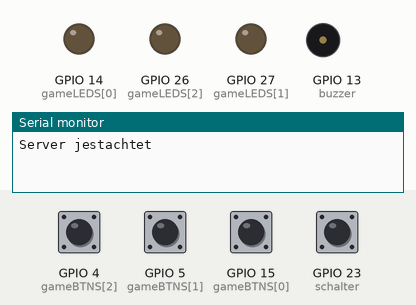
Simulated run of this sketch. Board: ESP32. Parts: output pins drawn as LEDs (lit = HIGH), buzzer (waves = sounding), the last lines printed to the serial monitor. The inputs (shaded band) are chosen by the test bench; at power-on: GPIO 4 (gameBTNS[2]), GPIO 5 (gameBTNS[1]), GPIO 15 (gameBTNS[0]), GPIO 23 (schalter) HIGH.

Above: at 1.3 s.
1.4 s: GPIO 4 (gameBTNS[2]) pulled LOW for 0.15 s
At 3.1 s:
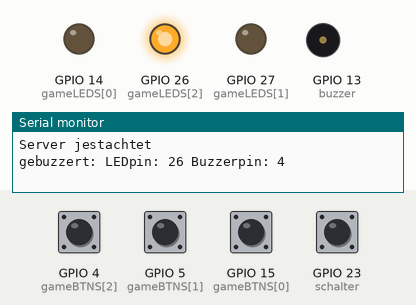
4.4 s: GPIO 23 (schalter) pulled LOW for 0.15 s
At 5.6 s:
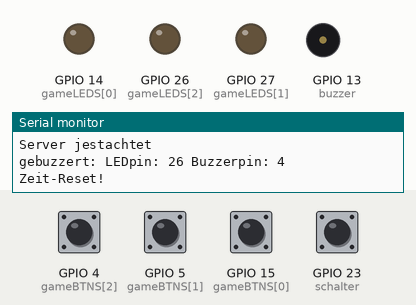
6.0 s: GPIO 5 (gameBTNS[1]) pulled LOW for 0.15 s
At 7.8 s:
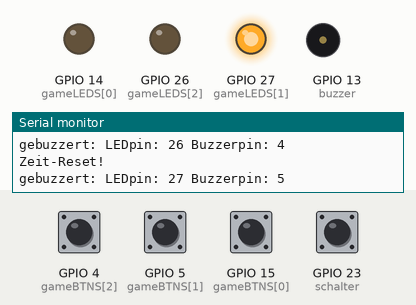
9.0 s: GPIO 23 (schalter) pulled LOW for 1 s
At 10.4 s:
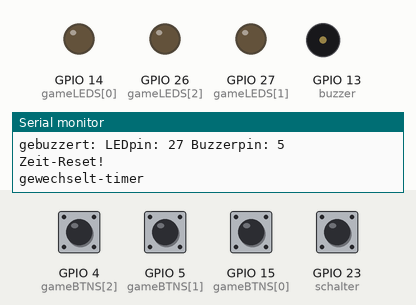
11.5 s: GPIO 15 (gameBTNS[0]) pulled LOW for 0.15 s
At 11.77 s:
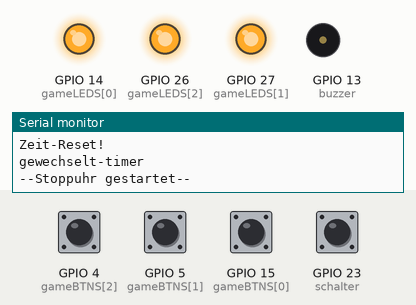
Timing chart, 0 to 14.5 s (numbered marks = the images above; inputs shaded):
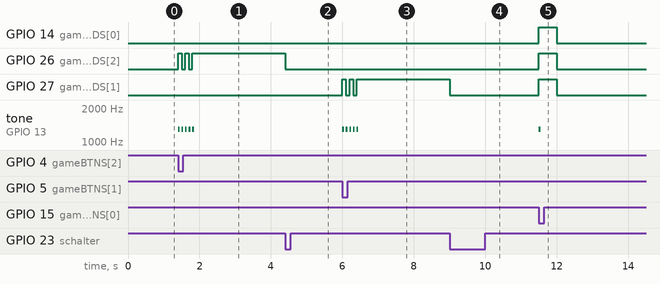

The sketch:

buzzer_app.ino
```cpp
#include <WiFi.h>
#include <WebServer.h>

/* Put your SSID & Password */
const char* ssid = "BuzzerBongoTill";  // Enter SSID here
const char* password = "BingoBongo567";  //Enter Password here

/* Put IP Address details */
IPAddress local_ip(192, 168, 1, 1);
IPAddress gateway(192, 168, 1, 1);
IPAddress subnet(255, 255, 255, 0);

WebServer server(80);

//3 LEDS
int gameLEDS[] = { 14,27,26 };
//3 BUTTONS
int gameBTNS[] = { 15,5,4 };
//PIEZO BUZZER
int buzzer = 13;
//Schalter für Gamemode
int schalter = 23;
//ALL DELAYS
int buzzerDelay = 100;
int blinkDelay = 500;
int resetDelay = 20000;
int anz = 3;
int kp = 0;

enum Gamemode {
  NORMAL,
  START_STOP
};

enum Gamemode gamemode;
bool resetTriggered;
bool clientConnected;
bool running;
bool resettet;
float zeit;
unsigned long timeStart;

void setup() {
  Serial.begin(115200);
  for (int i; i < anz; i++) {
    pinMode(gameLEDS[i], OUTPUT);
  }
  //This loops and sets up the Button pins to be INPUT_PULLUP in an array. Ground is HIGH so signal goes LOW on depress.
  for (int i; i < anz; i++) {
    pinMode(gameBTNS[i], INPUT_PULLUP);
  }
  pinMode(schalter, INPUT_PULLUP);

  gamemode = NORMAL;
  resetTriggered = false;
  clientConnected = false;
  running = false;
  resettet = true;
  zeit = 0.0;
  timeStart = 0;

  WiFi.softAP(ssid, password);
  WiFi.softAPConfig(local_ip, gateway, subnet);
  delay(100);

  server.on("/", handle_OnConnect);
  server.on("/change_gamemode_normal", handle_change_gamemode_normal);
  server.on("/change_gamemode_start_stop", handle_change_gamemode_start_stop);
  server.on("/reset", handle_reset);
  server.onNotFound(handle_NotFound);

  server.begin();
  Serial.println("Server jestachtet");
}

void all_blink_and_buzz() {
  for (int i = 0; i < anz; i++) {
    digitalWrite(gameLEDS[i], HIGH);
  }
  tone(buzzer, 1300, 50);
  delay(blinkDelay);
  for (int i = 0; i < anz; i++) {
    digitalWrite(gameLEDS[i], LOW);
  }
}

void reset() {
  for (int i = 0; i < anz; i++) {
    digitalWrite(gameLEDS[i], LOW);
  }
  resettet = true;
}

void normal_game() {
  for (int i = 0; i < anz; i++) {
    //Press the button to intiate which button chimes in
    if (digitalRead(gameBTNS[i]) == LOW && resettet) {

      resettet = false;

      // This is the indicator light and buzzer sound confirmation
      digitalWrite(gameLEDS[i], HIGH);

      //Buzzer and light flicker
      tone(buzzer, 1300, 50);
      delay(buzzerDelay);
      digitalWrite(gameLEDS[i], LOW);
      tone(buzzer, 1300, 50);
      delay(buzzerDelay);
      digitalWrite(gameLEDS[i], HIGH);
      tone(buzzer, 1300, 50);
      delay(buzzerDelay);
      digitalWrite(gameLEDS[i], LOW);
      tone(buzzer, 1300, 50);
      delay(buzzerDelay);
      digitalWrite(gameLEDS[i], HIGH);
      tone(buzzer, 1300, 50);

      if (!clientConnected) {
        Serial.print("gebuzzert: LEDpin: ");
        Serial.print(gameLEDS[i]);
        Serial.print(" Buzzerpin: ");
        Serial.println(gameBTNS[i]);

        kp = 1;
        while (digitalRead(schalter) == HIGH && kp < 300) {
          delay(50);
          kp++;
        }

        reset();
        Serial.println("Zeit-Reset!");
        delay(500);
      }
    }
  }
  if (digitalRead(schalter) == LOW) {
    gamemode = START_STOP;
    Serial.println("gewechselt-timer");
    delay(500);
  }
}

void start_stop_game() {
  for (int i = 0; i < anz; i++) {

    if (digitalRead(gameBTNS[i]) == LOW) {
      if (!running) {
        timeStart = millis();
        running = true;
        Serial.println("--Stoppuhr gestartet--");
        all_blink_and_buzz();
      }
      else {
        unsigned long elapsedTime = millis() - timeStart;
        running = false;
        all_blink_and_buzz();
        Serial.println("--Stoppuhr angehalten--");
        float elapsedInSec = elapsedTime/1000.0;
        Serial.print(elapsedInSec);
        Serial.print("s");
        Serial.println();
        zeit = elapsedInSec;
      }
    }
  }
  if (digitalRead(schalter) == LOW) {
    gamemode = NORMAL;
    Serial.println("gewechselt-normal");
    delay(500);
  }
}

void loop() {
  server.handleClient();
  if (gamemode == NORMAL) {
    normal_game();
  }
  else if (gamemode == START_STOP) {
    resettet = true;
    start_stop_game();
  }

  if (resetTriggered) {
    reset();
    Serial.println("manueller Reset!");
    resetTriggered = false;
  }
}

void handle_OnConnect() {
  if (!clientConnected) {
    clientConnected = true;
    Serial.println("Tilli connected");
  }
  server.send(200, "text/html", SendHTML());
}

void handle_change_gamemode_normal() {
  gamemode = NORMAL;
  server.send(200, "text/html", SendHTML());
}

void handle_change_gamemode_start_stop() {
  gamemode = START_STOP;
  server.send(200, "text/html", SendHTML());
}

void handle_reset() {
  resetTriggered = true;
  server.send(200, "text/html", SendHTML());
}

void handle_NotFound(){
  server.send(404, "text/plain", "Not found");
}

String SendHTML() {
  String ptr = "<!DOCTYPE html> <html>\n";
  ptr += "<head><meta name=\"viewport\" content=\"width=device-width, initial-scale=1.0, user-scalable=no\">";
  ptr += "<title>Buzzerjeraet Jakob und Till</title>\n";
  ptr += "<style>html { font-family: Helvetica; display: inline-block; margin: 0px auto; text-align: center;}\n";
  ptr += "body{margin-top: 50px;} h1 {color: #444444;margin: 50px auto 30px;} h3 {color: #444444;margin-bottom: 50px;}\n";
  ptr += ".button {display: block;width: 80px;background-color: #3498db;border: none;color: white;padding: 13px 30px;text-decoration: none;font-size: 25px;margin: 0px auto 35px;cursor: pointer;border-radius: 4px;}\n";
  ptr += ".button-on {background-color: #3498db;}\n";
  ptr += ".button-on:active {background-color: #2980b9;}\n";
  ptr += ".button-off {background-color: #34495e;}\n";
  ptr += ".button-off:active {background-color: #2c3e50;}\n";
  ptr += "p {font-size: 14px;color: #888;margin-bottom: 10px;}\n";
  ptr += "</style>\n";
  ptr += "</head>\n";
  ptr += "<body>\n";
  ptr += "<h1>Buzzer pour la Gang</h1>\n";
  ptr += "<h3>by Bongobrain und Till dem Boss</h3>\n";
  ptr += "<h4>Vergangene Zeit: ";
  ptr += String(zeit);
  ptr += "s</h4>";

  switch(gamemode) {
    case NORMAL: ptr += "<p>Gamemode</p><a class=\"button button-change_gamemode_start_stop\" href=\"/change_gamemode_start_stop\">Start/Stop</a>\n"; break;
    case START_STOP: ptr += "<p>Gamemode</p><a class=\"button button-change_gamemode_normal\" href=\"/change_gamemode_normal\">Normal</a>\n"; break;
  }

  ptr += "<a class=\"button button-reset\" href=\"/reset\">Reset</a>\n";

  ptr += "</body>\n";
  ptr += "</html>\n";
  return ptr;
}
```

Measured:
- after the input at 1.4 s, GPIO 26 (gameLEDS[2]): alternates HIGH for 0.10 s and LOW for 0.10 s, 5 changes in all, then stays HIGH, starting at once; tone on GPIO 13 (buzzer): alternates 1300 Hz for 0.05 s and silent for 0.05 s, 10 changes in all, then stays silent, starting at once
- after the input at 4.4 s, GPIO 26 (gameLEDS[2]): HIGH → LOW at once
- after the input at 6.0 s, GPIO 27 (gameLEDS[1]): alternates HIGH for 0.10 s and LOW for 0.10 s, 5 changes in all, then stays HIGH, starting at once; tone on GPIO 13 (buzzer): alternates 1300 Hz for 0.05 s and silent for 0.05 s, 10 changes in all, then stays silent, starting at once
- after the input at 9.0 s, GPIO 27 (gameLEDS[1]): HIGH → LOW at once
- after the input at 11.5 s, GPIO 14 (gameLEDS[0]), GPIO 26 (gameLEDS[2]), GPIO 27 (gameLEDS[1]): LOW → HIGH at once, → LOW 0.50 s later; tone on GPIO 13 (buzzer): silent → 1300 Hz at once, → silent 0.05 s later
